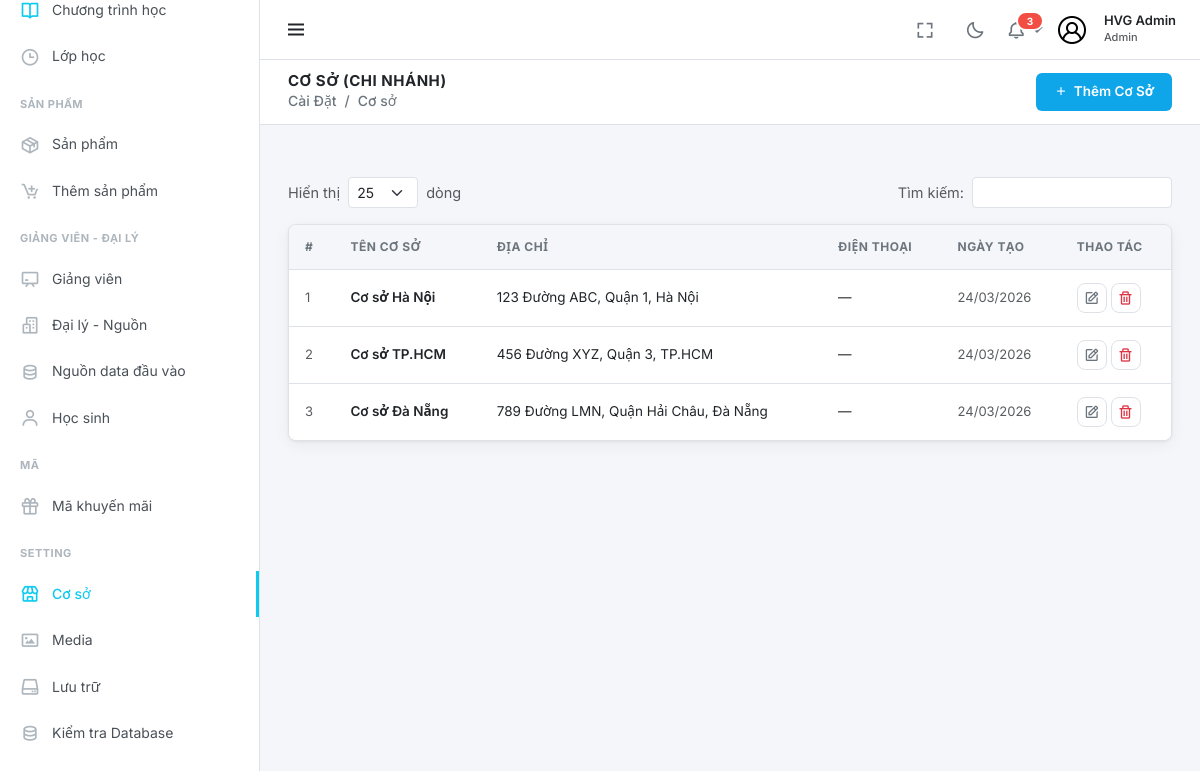
The page /admin/pages/settings/branches.php (signed in) on the database its author committed.
### tables this page shows
CREATE TABLE `branches` (
  `id` int(11) NOT NULL,
  `name` varchar(120) NOT NULL,
  `address` text DEFAULT NULL,
  `phone` varchar(20) DEFAULT NULL,
  `created_at` timestamp NOT NULL DEFAULT current_timestamp()
);

### admin/pages/settings/branches.php (called while the page is built, shortened)
<?php
require_once __DIR__ . '/../../../config/db.php';
try {
    $branches = $pdo->query("SELECT * FROM branches ORDER BY name")->fetchAll();
} catch (Exception $e) { $branches = []; }
require_once __DIR__ . '/../../html/pages/settings/branches.php';

### admin/html/pages/settings/branches.php (the view, shortened to what this page needs)
<?php
require_once __DIR__ . '/../../layouts/header.php';
require_once __DIR__ . '/../../layouts/sidebar.php';
$pageAction = <<<HTML
<button class="btn-primary-custom" data-bs-toggle="modal" data-bs-target="#modalBranch" onclick="resetBranchForm()">
    <i class='bx bx-plus'></i> Thêm Cơ Sở
</button>
HTML;
?>
<div class="main-area">
    <?php require_once __DIR__ . '/../../layouts/topbar.php'; ?>
    <main class="page-content">
        <div class="d-flex justify-content-between align-items-center mb-3">
            <div class="d-flex align-items-center gap-2 text-muted fs-14">
                <span>Hiển thị</span>
                <select class="form-select form-select-sm" style="width:70px; display:inline-block;">
                    <option value="25">25</option>
                </select>
                <span>dòng</span>
            </div>
            <div class="d-flex align-items-center gap-2 text-muted fs-14">
                <span>Tìm kiếm:</span>
                <input type="text" class="form-control form-control-sm" style="width:200px;" id="tableSearch">
            </div>
        </div>
        <div class="content-card">
            <div class="table-responsive">
                <table class="table table-custom" id="branchesTable">
                    <thead>
                        <tr>
                            <th>#</th>
                            <th>Tên cơ sở</th>
                            <th>Địa chỉ</th>
                            <th>Điện thoại</th>
                            <th>Ngày tạo</th>
                            <th>Thao tác</th>
                        </tr>
                    </thead>
                    <tbody>
                        <?php if ($branches): foreach ($branches as $i => $b): ?>
                        <tr>
                            <td class="fs-13 text-muted"><?= $i+1 ?></td>
                            <td class="fw-semibold"><?= htmlspecialchars($b['name']) ?></td>
                            <td><?= htmlspecialchars($b['address'] ?? '—') ?></td>
                            <td><?= htmlspecialchars($b['phone'] ?? '—') ?></td>
                            <td class="fs-13 text-muted"><?= date('d/m/Y', strtotime($b['created_at'])) ?></td>
                            <td>
                                <button class="btn-icon" onclick="editBranch(<?= htmlspecialchars(json_encode($b)) ?>)">
                                    <i class='bx bx-edit'></i>
                                </button>
                                <button class="btn-icon text-danger" onclick="deleteBranch(<?= $b['id'] ?>)">
                                    <i class='bx bx-trash'></i>
                                </button>
                            </td>
                        </tr>
                        <?php endforeach; else: ?>
                        <tr><td colspan="6" class="text-center py-5 text-muted">Chưa có cơ sở nào</td></tr>
                        <?php endif; ?>
                    </tbody>
                </table>
            </div>
        </div>
    </main>
</div>
<?php
require_once __DIR__ . '/../../layouts/footer.php';
?>

### admin/css/admin.css (style rules this page uses)
:root { --primary: #0ea5e9; --primary-dark: #0284c7; --primary-light: #e0f2fe; --accent: #00c09d; --accent-dark: #00a786; --success: #10b981; --warning: #f59e0b; --danger: #f87171; --danger-light: #fee2e2; --bg-main: #f4f6f9; --bg-card: #ffffff; --text-dark: #212529; --text-muted: #6c757d; --border: #dee2e6; --sidebar-w: 260px; --sidebar-w-col: 72px; --topbar-h: 60px; --radius-card: 8px; --radius-btn: 6px; --shadow-card: 0 1px 3px rgba(0, 0, 0, .06), 0 4px 16px rgba(0, 0, 0, .05); --shadow-top: 0 1px 4px rgba(0, 0, 0, .08); --transition: all 0.22s ease; }
*, *::before, *::after { box-sizing: border-box; }
body { font-family: 'Inter', system-ui, -apple-system, sans-serif; background: var(--bg-main); color: var(--text-dark); font-size: 14.5px; line-height: 1.6; margin: 0; overflow-x: hidden; }
.main-area { flex: 1; margin-left: var(--sidebar-w); min-height: 100vh; display: flex; flex-direction: column; transition: margin-left 0.22s ease; }
.page-content { padding: 28px 28px; flex: 1; }
.content-card { background: var(--bg-card); border-radius: var(--radius-card); box-shadow: var(--shadow-card); border: 1px solid var(--border); overflow: hidden; }
.btn-primary-custom { background: var(--primary); color: #fff; border: none; border-radius: var(--radius-btn); padding: 8px 18px; font-size: 13.5px; font-weight: 600; cursor: pointer; transition: var(--transition); display: inline-flex; align-items: center; gap: 6px; }
.table-custom { margin: 0; }
.table-custom thead th { background: var(--bg-main); border-bottom: 1px solid var(--border); font-size: 12px; font-weight: 700; text-transform: uppercase; letter-spacing: .5px; color: var(--text-muted); padding: 12px 16px; }
.table-custom tbody td { padding: 13px 16px; font-size: 13.5px; color: var(--text-dark); border-bottom: 1px solid var(--border); vertical-align: middle; }
.table-custom tbody tr:last-child td { border-bottom: none; }
.btn-icon { width: 30px; height: 30px; border-radius: 8px; border: 1px solid var(--border); background: transparent; display: inline-flex; align-items: center; justify-content: center; font-size: 16px; cursor: pointer; transition: var(--transition); color: var(--text-muted); }
.fw-semibold { font-weight: 600 !important; }
.fs-13 { font-size: 13px !important; }

### rows shown on the page
branches: name "Cơ sở Hà Nội", address "123 Đường ABC, Quận 1, Hà Nội", phone "—", created_at "24/03/2026"
branches: name "Cơ sở TP.HCM", address "456 Đường XYZ, Quận 3, TP.HCM", phone "—", created_at "24/03/2026"
branches: name "Cơ sở Đà Nẵng", address "789 Đường LMN, Quận Hải Châu, Đà Nẵng", phone "—", created_at "24/03/2026"

### other values the page prints
$item['label'] "Chương trình học"
$item['label'] "Lớp học"
$item['section'] "SẢN PHẨM"
$item['label'] "Sản phẩm"
$item['label'] "Thêm sản phẩm"
$item['section'] "GIẢNG VIÊN - ĐẠI LÝ"
$item['label'] "Giảng viên"
$item['label'] "Đại lý - Nguồn"
$item['label'] "Nguồn data đầu vào"
$item['label'] "Học sinh"
$item['section'] "MÃ"
$item['label'] "Mã khuyến mãi"
$item['section'] "SETTING"
$item['label'] "Cơ sở"
$item['label'] "Media"
